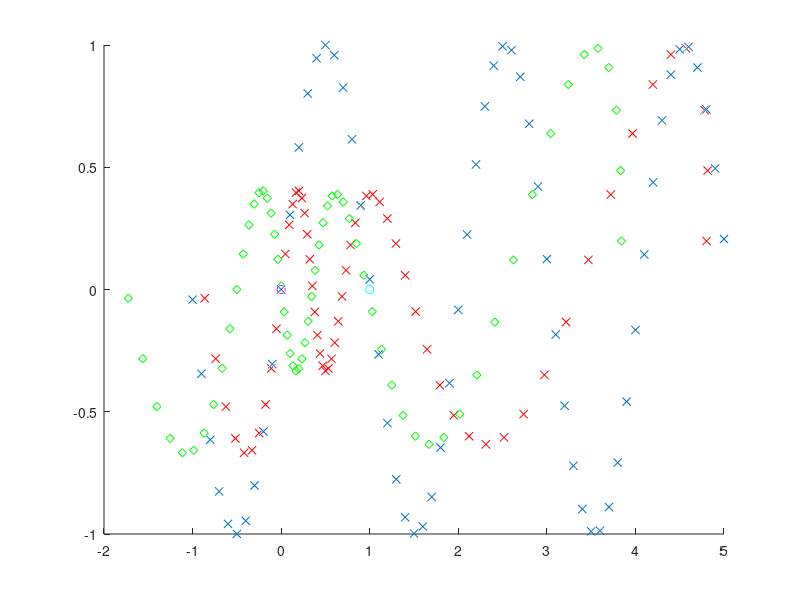

Write MATLAB code to recreate this figure.
%% Functions
Rx = @(theta) [ 1 0           0
                0 cos(theta) -sin(theta)
                0 sin(theta)  cos(theta) ]
            
Ry = @(theta) [ cos(theta) 0  sin(theta)
                0          1  0
               -sin(theta) 0  cos(theta) ]
           
Rz = @(theta) [ cos(theta) -sin(theta) 0  
                sin(theta)  cos(theta) 0
                0           0          1 ]
            
cameraCenter = @(R,t) -R'*t
cameraToWorld = @(R,t) [R' -R'*t; 0 0 0 1]
            
%% Definitions
t1 = [0 0 0]';
R1 = eye(3);
t2 = -[1 0 0]';
R2 = Rx(0);%Rx(0.3)*Ry(0.2)*Rz(0.1)
K = eye(3);

C1 = K*[eye(3) zeros(3,1)]
C2 = K*[R2 t2]

%% 3D points

p3D = [-1 -1  2
       -1  1  2
        1 -1  2
        1  1  2
        0  1  2
        0  3  2
        2  1  2
        2  3  2]

x = -1:0.1:5;
p3D = [x;sin(3.1*x);sin(x)+2]'

p3DHom = [p3D ones(length(p3D),1)]
    
%% Visualize

n1 = cameraCenter(R1,t1)
n2 = cameraCenter(R2,t2)

figure(1); clf; hold on;
plot3(p3D(:,1), p3D(:,2), p3D(:,3), 'x');
plot3(n1(1), n1(2), n1(3), 'om');
plot3(n2(1), n2(2), n2(3), 'oc');

%% Image plane coordinates

p1 = (C1*p3DHom')'
p1 = [p1(:,1) p1(:,2)]./[p1(:,3) p1(:,3)]   % Inhomogenous
p2 = (C2*p3DHom')'
p2 = [p2(:,1) p2(:,2)]./[p2(:,3) p2(:,3)]   % Inhomogenous

figure(1); clf; hold on;
plot3(p3D(:,1), p3D(:,2), p3D(:,3), 'x');
plot3(p1(:,1), p1(:,2), zeros(size(p1(:,1))), 'xr');
plot3(p2(:,1), p2(:,2), zeros(size(p2(:,1))), 'dg');
plot3(n1(1), n1(2), n1(3), 'om');
plot3(n2(1), n2(2), n2(3), 'oc');





       
